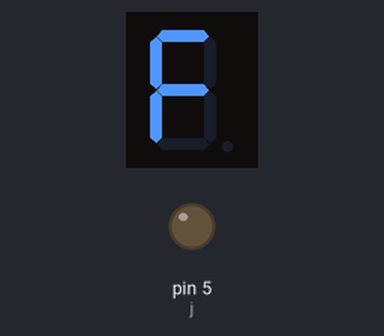
The sketch below on a simulated Arduino Uno, built with avr-gcc and run on an emulated ATmega328P. Shown: 1-digit seven-segment display, output pins drawn as LEDs (lit = HIGH). Wiring (inferred from the names in the program): 1-digit 7-segment display, segments lit when LOW: segments pin 13, pin 12, pin 11, pin 10, pin 9, pin 8, pin 2. The segment pins are drawn as the display they are named for; pins used as bus, display or sensor lines are not drawn.

Above: at 0.1 s.
At 5.1 s:
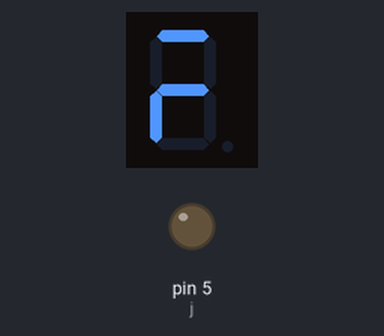
At 9.1 s:
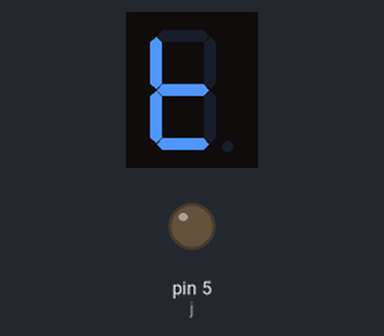
At 13.1 s:
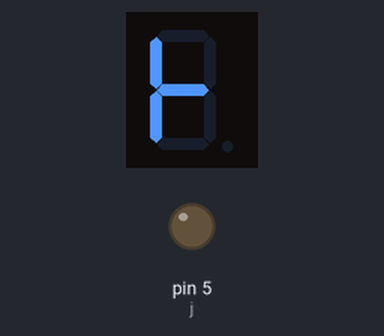
Timing chart, 0 to 39.5 s (numbered marks = the images above):
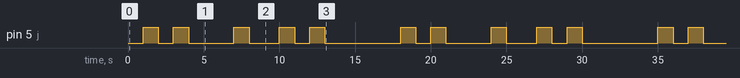

The sketch:

Name.ino
```cpp
const int a = 13;
const int b = 12;
const int c = 11;
const int d = 10;
const int e = 9;
const int f = 8;
const int g = 2;
const int h = 6;
const int j = 5;

void setup ()
{
  Serial.begin(9600);
 pinMode (a,OUTPUT) ;
 pinMode (b,OUTPUT) ;
 pinMode (c,OUTPUT) ;
 pinMode (d,OUTPUT) ;
 pinMode (e,OUTPUT) ;
 pinMode (f,OUTPUT) ;
 pinMode (g,OUTPUT) ;
 pinMode (j,OUTPUT);
}

void loop ()
{
  digitalWrite(a, LOW);
  digitalWrite(b, HIGH);
  digitalWrite(c, HIGH);
  digitalWrite(d, HIGH);
  digitalWrite(e, LOW);
  digitalWrite(f, LOW);
  digitalWrite(g, LOW);
  digitalWrite(j, LOW);

  delay(1000);

digitalWrite(a, HIGH);
digitalWrite(f, HIGH);
digitalWrite(j, HIGH);
  delay(1000);

digitalWrite(a, LOW);
digitalWrite(d, LOW);
digitalWrite(f, LOW);
digitalWrite(j, LOW);
  delay(1000);

digitalWrite(b, LOW);
digitalWrite(j, HIGH);
 delay(1000);

digitalWrite(b, HIGH);
digitalWrite(j, LOW);
digitalWrite(a, HIGH);
digitalWrite(d, HIGH);

delay(1000);

digitalWrite(a, LOW);
digitalWrite(f, HIGH);
delay(2000);

digitalWrite(b, LOW);
digitalWrite(d, LOW);
digitalWrite(f, LOW);
digitalWrite(j, HIGH);
delay(1000);

digitalWrite(a, HIGH);
digitalWrite(b, HIGH);
digitalWrite(d, HIGH);
digitalWrite(j, LOW);
digitalWrite(f, HIGH);
delay(1000);

digitalWrite(d, LOW);
digitalWrite(f, LOW);
delay(1000);

digitalWrite(d, HIGH);
digitalWrite(f, HIGH);
digitalWrite(j, HIGH);
delay(1000);

digitalWrite(a, LOW);
digitalWrite(f, LOW);
digitalWrite(j, LOW);
delay(1000);

digitalWrite(b, LOW);
digitalWrite(d, LOW);
digitalWrite(j, HIGH);
delay(1000);

digitalWrite(a, HIGH);
digitalWrite(b, HIGH);
digitalWrite(d, HIGH);
digitalWrite(j, LOW);
delay(4000);


}
```

Measured:
- by itself, pin 5 (j): repeats every 17.0 s: LOW 1.0 s, HIGH 1.0 s, LOW 3.0 s, HIGH 1.0 s, LOW 2.0 s, HIGH 1.0 s, LOW 1.0 s, HIGH 1.0 s, LOW 5.0 s, HIGH 1.0 s
- by itself, everything shown: repeats every 17.0 s, in 13 steps
- what the display in image 1 shows lasts 2.0 s, from 5.0 s to 7.0 s
- what the display in image 2 shows lasts 1.0 s, from 9.0 s to 10.0 s
